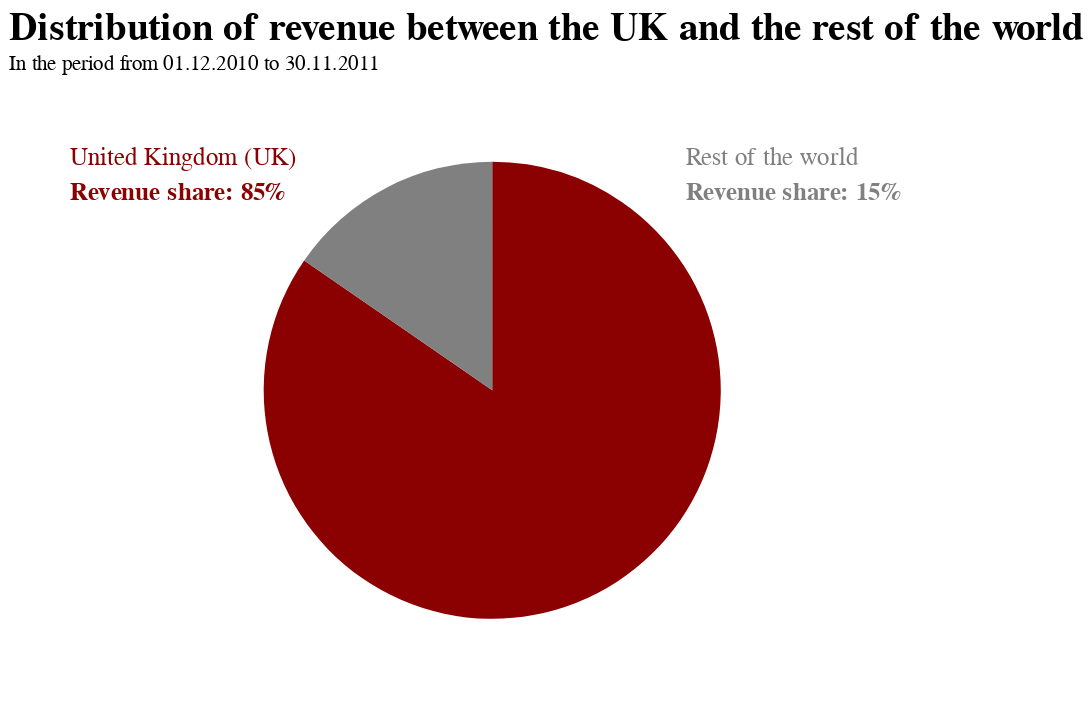

Here is the notebook cell this chart was saved with:
### Code cell
# funktioniert
chart = alt.Chart(df_plot).encode(
    theta=alt.Theta("TotalPrice:Q"), 
    color=alt.condition(
        alt.FieldOneOfPredicate("Country", ["United Kingdom"]),
        alt.value("darkred"),     
        alt.value("grey")     
    )
).properties(
    title={"text":["Distribution of revenue between the UK and the rest of the world"], "subtitle":["In the period from 01.12.2010 to 30.11.2011"]},
    width=550,
    height=350
)

pie = chart.mark_arc(outerRadius=130)
#text = chart.mark_text(radius=130, size=12).encode(text="Country:N")

text_uk = alt.Chart().mark_text(
    align="left",
    baseline="bottom",
    fontSize=14,
    fontWeight=400,
    color="darkred"
).encode(
    x=alt.value(35),  # pixels from left
    y=alt.value(50),  # pixels from top
    text=alt.value("United Kingdom (UK)")
)
revenue_uk = alt.Chart().mark_text(
    align="left",
    baseline="bottom",
    fontSize=14,
    fontWeight=700,
    color="darkred"
).encode(
    x=alt.value(35),  # pixels from left
    y=alt.value(70),  # pixels from top
    text=alt.value("Revenue share: 85%")
)

text_rest = alt.Chart().mark_text(
    align="left",
    baseline="bottom",
    fontSize=14,
    fontWeight=400,
    color="grey"
).encode(
    x=alt.value(385),  # pixels from left
    y=alt.value(50),  # pixels from top
    text=alt.value("Rest of the world")
)

revenue_rest = alt.Chart().mark_text(
    align="left",
    baseline="bottom",
    fontSize=14,
    fontWeight=700,
    color="grey"
).encode(
    x=alt.value(385),  # pixels from left
    y=alt.value(70),  # pixels from top
    text=alt.value("Revenue share: 15%")
)

alt.layer(pie, text_uk, revenue_uk, text_rest, revenue_rest).configure_view(
    strokeWidth=0
).configure_title(
    fontSize=22,
    font="Arial",
    color="black",
    anchor="start"
).configure_axis(
    labelFont="Arial",
    titleFont="Arial",
    labelFontSize=14,
    titleFontSize=16
)

### Figure 1 — Vega-Lite specification as saved in the notebook (floating-point values rounded to 4 significant figures)
{"config": {"view": {"continuousWidth": 400, "continuousHeight": 300, "strokeWidth": 0}, "axis": {"labelFont": "Arial", "labelFontSize": 14, "titleFont": "Arial", "titleFontSize": 16}, "title": {"anchor": "start", "color": "black", "font": "Arial", "fontSize": 22}}, "layer": [{"data": {"name": "data-bd2ab24c42d6ff5df94cb68a5a7bb43c"}, "mark": {"type": "arc", "outerRadius": 130}, "encoding": {"color": {"condition": {"value": "darkred", "test": {"field": "Country", "oneOf": ["United Kingdom"]}}, "value": "grey"}, "theta": {"field": "TotalPrice", "type": "quantitative"}}, "height": 350, "title": {"text": ["Distribution of revenue between the UK and the rest of the world"], "subtitle": ["In the period from 01.12.2010 to 30.11.2011"]}, "width": 550}, {"data": {"name": "empty"}, "mark": {"type": "text", "align": "left", "baseline": "bottom", "color": "darkred", "fontSize": 14, "fontWeight": 400}, "encoding": {"text": {"value": "United Kingdom (UK)"}, "x": {"value": 35}, "y": {"value": 50}}}, {"data": {"name": "empty"}, "mark": {"type": "text", "align": "left", "baseline": "bottom", "color": "darkred", "fontSize": 14, "fontWeight": 700}, "encoding": {"text": {"value": "Revenue share: 85%"}, "x": {"value": 35}, "y": {"value": 70}}}, {"data": {"name": "empty"}, "mark": {"type": "text", "align": "left", "baseline": "bottom", "color": "grey", "fontSize": 14, "fontWeight": 400}, "encoding": {"text": {"value": "Rest of the world"}, "x": {"value": 385}, "y": {"value": 50}}}, {"data": {"name": "empty"}, "mark": {"type": "text", "align": "left", "baseline": "bottom", "color": "grey", "fontSize": 14, "fontWeight": 700}, "encoding": {"text": {"value": "Revenue share: 15%"}, "x": {"value": 385}, "y": {"value": 70}}}], "$schema": "https://vega.github.io/schema/vega-lite/v4.17.0.json", "datasets": {"data-bd2ab24c42d6ff5df94cb68a5a7bb43c": [{"Country": "United Kingdom", "TotalPrice": 2653000.0}, {"Country": "Rest of the world", "TotalPrice": 482300.0}], "empty": [{}]}}
